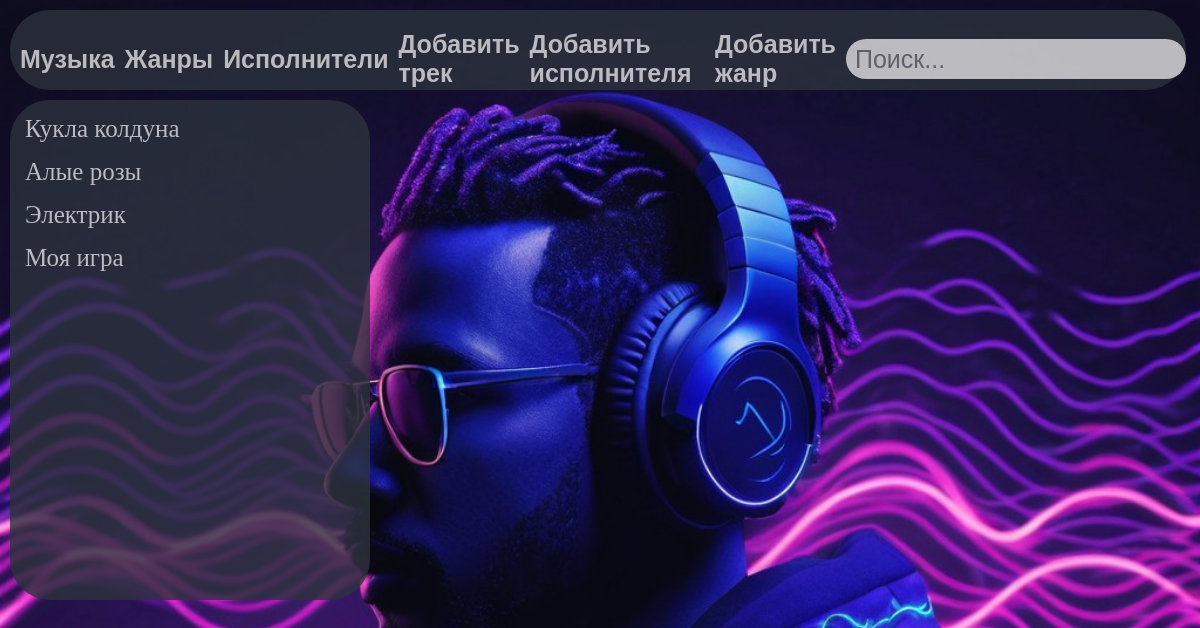
Page /music/list/ on the earlier database version.
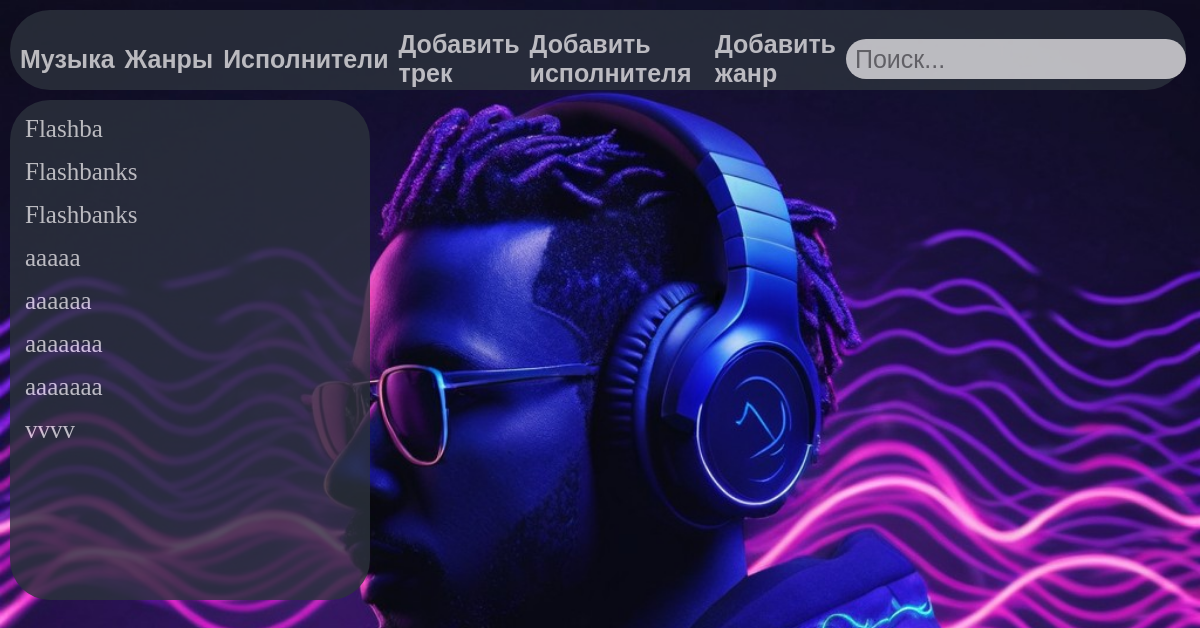
Same page on the later database version.
### music/models.py (models this page shows, shortened)
class Songs(models.Model):
    name_song = models.CharField('Название песни', max_length=250)
    class Meta:
        verbose_name = 'Песня'
        verbose_name_plural = 'Песни'

### music/views.py (the view)
# urls.py: path('list/', views.list, name='list'),
def list(request):
    Songss = Songs.objects.all()
    return render(request, 'music/music-list.html', {'Songss': Songss})

### music/templates/music/music-list.html
{% extends 'music/music.html' %}
{% load static %}
{% block content %}
    {% for el in Songss %}
    <div class="Songs">
        <h3>
            <a href="{% url 'music-details' el.id %}" class="btn btn-view">
                {{ el.name_song }}
            </a>
        </h3>
    </div>
    {% endfor %}
{% endblock %}

Differences in the rows shown:
removed Songs: name_song "Кукла колдуна"
removed Songs: name_song "Алые розы"
removed Songs: name_song "Электрик"
removed Songs: name_song "Моя игра"
added Songs: name_song "Flashba"
added Songs: name_song "Flashbanks"
added Songs: name_song "Flashbanks"
added Songs: name_song "aaaaa"
added Songs: name_song "aaaaaa"
added Songs: name_song "aaaaaaa"
added Songs: name_song "aaaaaaa"
added Songs: name_song "vvvv"
